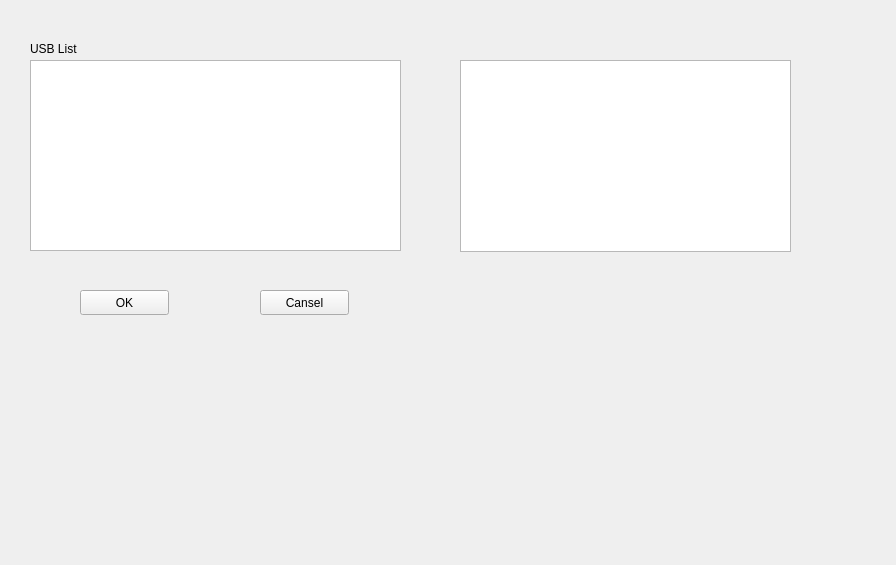
<?xml version="1.0" encoding="UTF-8"?>
<ui version="4.0">
 <class>usb_select</class>
 <widget class="QWidget" name="usb_select">
  <property name="geometry">
   <rect>
    <x>0</x>
    <y>0</y>
    <width>896</width>
    <height>565</height>
   </rect>
  </property>
  <property name="windowTitle">
   <string>Form</string>
  </property>
  <widget class="QListWidget" name="listWidget_select">
   <property name="geometry">
    <rect>
     <x>30</x>
     <y>60</y>
     <width>371</width>
     <height>191</height>
    </rect>
   </property>
  </widget>
  <widget class="QLabel" name="label">
   <property name="geometry">
    <rect>
     <x>30</x>
     <y>40</y>
     <width>91</width>
     <height>17</height>
    </rect>
   </property>
   <property name="text">
    <string>USB List</string>
   </property>
  </widget>
  <widget class="QPushButton" name="pushButton_ok">
   <property name="geometry">
    <rect>
     <x>80</x>
     <y>290</y>
     <width>89</width>
     <height>25</height>
    </rect>
   </property>
   <property name="text">
    <string>OK</string>
   </property>
  </widget>
  <widget class="QPushButton" name="pushButton_cansel">
   <property name="geometry">
    <rect>
     <x>260</x>
     <y>290</y>
     <width>89</width>
     <height>25</height>
    </rect>
   </property>
   <property name="text">
    <string>Cansel</string>
   </property>
  </widget>
  <widget class="QListView" name="listView_select">
   <property name="geometry">
    <rect>
     <x>460</x>
     <y>60</y>
     <width>331</width>
     <height>192</height>
    </rect>
   </property>
  </widget>
 </widget>
 <resources/>
 <connections/>
</ui>
